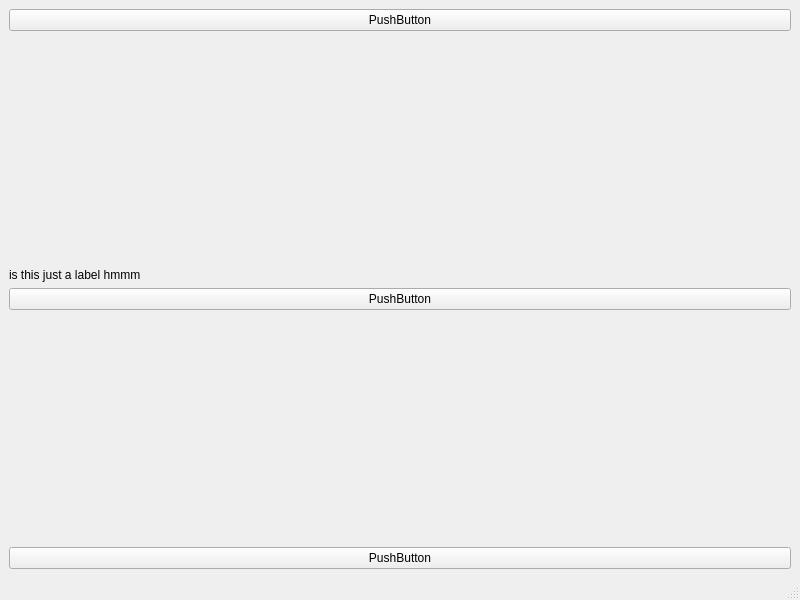
<?xml version="1.0" encoding="UTF-8"?>
<ui version="4.0">
 <class>MainWindow</class>
 <widget class="QMainWindow" name="MainWindow">
  <property name="geometry">
   <rect>
    <x>0</x>
    <y>0</y>
    <width>800</width>
    <height>600</height>
   </rect>
  </property>
  <property name="windowTitle">
   <string>MainWindow</string>
  </property>
  <widget class="QWidget" name="centralwidget">
   <layout class="QVBoxLayout" name="verticalLayout_2">
    <item>
     <layout class="QVBoxLayout" name="verticalLayout">
      <item>
       <widget class="QPushButton" name="pushButton">
        <property name="text">
         <string>PushButton</string>
        </property>
       </widget>
      </item>
      <item>
       <spacer name="verticalSpacer">
        <property name="orientation">
         <enum>Qt::Vertical</enum>
        </property>
        <property name="sizeHint" stdset="0">
         <size>
          <width>20</width>
          <height>40</height>
         </size>
        </property>
       </spacer>
      </item>
      <item>
       <widget class="QLabel" name="label">
        <property name="text">
         <string>is this just a label hmmm</string>
        </property>
       </widget>
      </item>
      <item>
       <widget class="QPushButton" name="pushButton_2">
        <property name="text">
         <string>PushButton</string>
        </property>
       </widget>
      </item>
      <item>
       <spacer name="verticalSpacer_2">
        <property name="orientation">
         <enum>Qt::Vertical</enum>
        </property>
        <property name="sizeHint" stdset="0">
         <size>
          <width>20</width>
          <height>40</height>
         </size>
        </property>
       </spacer>
      </item>
      <item>
       <widget class="QPushButton" name="pushButton_3">
        <property name="text">
         <string>PushButton</string>
        </property>
       </widget>
      </item>
     </layout>
    </item>
   </layout>
  </widget>
  <widget class="QMenuBar" name="menubar">
   <property name="geometry">
    <rect>
     <x>0</x>
     <y>0</y>
     <width>800</width>
     <height>21</height>
    </rect>
   </property>
  </widget>
  <widget class="QStatusBar" name="statusbar"/>
 </widget>
 <resources/>
 <connections/>
</ui>
